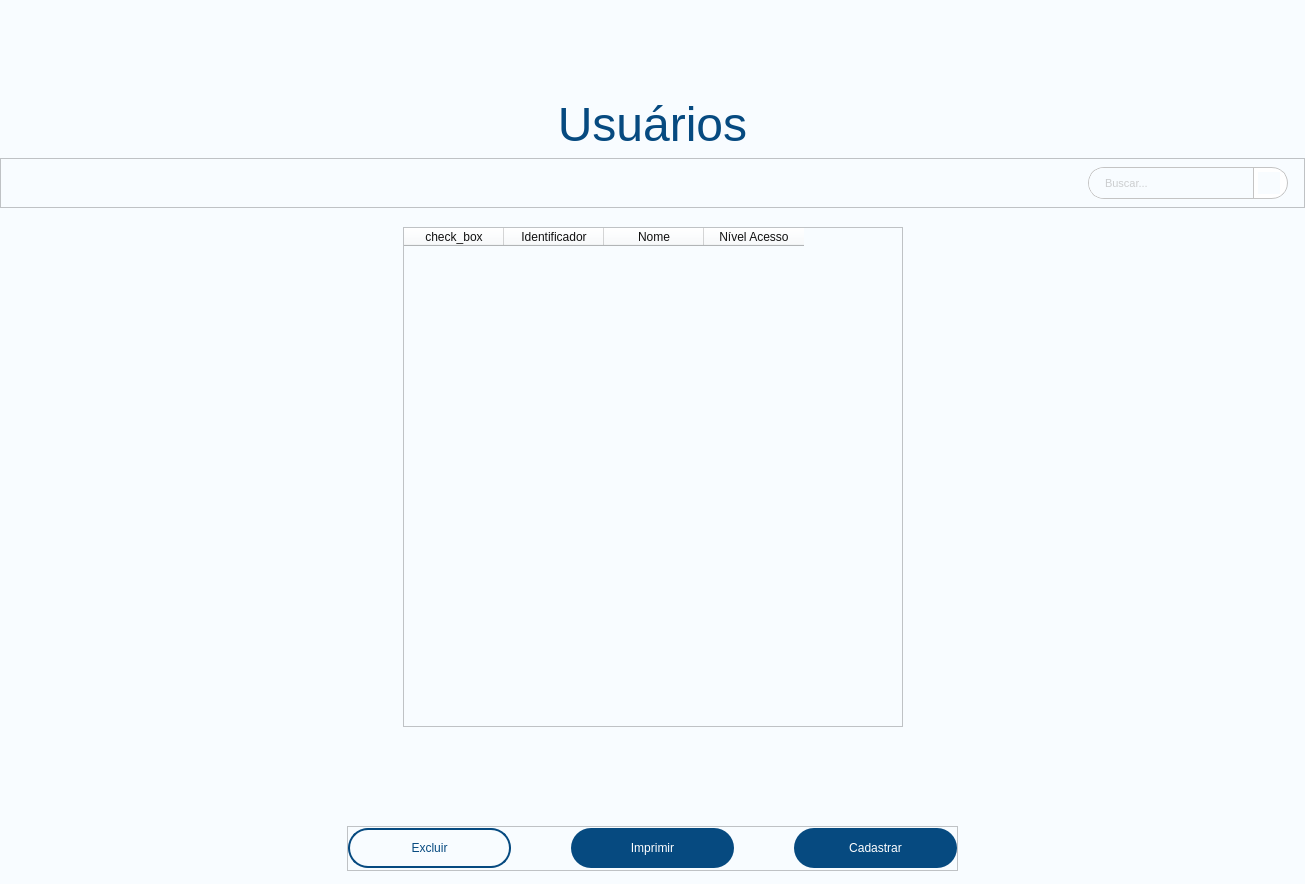
          <widget class="QWidget" name="lista_usuario">
           <property name="styleSheet">
            <string notr="true">background-color: rgb(248, 252, 255);</string>
           </property>
           <layout class="QVBoxLayout" name="verticalLayout_12">
            <property name="spacing">
             <number>0</number>
            </property>
            <property name="leftMargin">
             <number>0</number>
            </property>
            <property name="topMargin">
             <number>0</number>
            </property>
            <property name="rightMargin">
             <number>0</number>
            </property>
            <property name="bottomMargin">
             <number>0</number>
            </property>
            <item>
             <layout class="QVBoxLayout" name="centro">
              <property name="spacing">
               <number>6</number>
              </property>
              <item>
               <spacer name="verticalSpacer_4">
                <property name="orientation">
                 <enum>Qt::Vertical</enum>
                </property>
                <property name="sizeHint" stdset="0">
                 <size>
                  <width>20</width>
                  <height>97</height>
                 </size>
                </property>
               </spacer>
              </item>
              <item>
               <widget class="QLabel" name="title_usuarios">
                <property name="font">
                 <font>
                  <pointsize>36</pointsize>
                  <italic>false</italic>
                  <bold>false</bold>
                 </font>
                </property>
                <property name="styleSheet">
                 <string notr="true">color: rgb(6, 74, 128);</string>
                </property>
                <property name="text">
                 <string>Usuários</string>
                </property>
                <property name="alignment">
                 <set>Qt::AlignCenter</set>
                </property>
               </widget>
              </item>
              <item>
               <widget class="QFrame" name="mainFrame_searchBox">
                <property name="minimumSize">
                 <size>
                  <width>200</width>
                  <height>50</height>
                 </size>
                </property>
                <property name="styleSheet">
                 <string notr="true"/>
                </property>
                <property name="frameShape">
                 <enum>QFrame::StyledPanel</enum>
                </property>
                <property name="frameShadow">
                 <enum>QFrame::Raised</enum>
                </property>
                <layout class="QHBoxLayout" name="horizontalLayout_5">
                 <property name="spacing">
                  <number>0</number>
                 </property>
                 <property name="leftMargin">
                  <number>0</number>
                 </property>
                 <property name="topMargin">
                  <number>0</number>
                 </property>
                 <property name="rightMargin">
                  <number>16</number>
                 </property>
                 <property name="bottomMargin">
                  <number>0</number>
                 </property>
                 <item>
                  <spacer name="horizontalSpacer_7">
                   <property name="orientation">
                    <enum>Qt::Horizontal</enum>
                   </property>
                   <property name="sizeHint" stdset="0">
                    <size>
                     <width>1065</width>
                     <height>20</height>
                    </size>
                   </property>
                  </spacer>
                 </item>
                 <item>
                  <widget class="QFrame" name="search_box_2">
                   <property name="minimumSize">
                    <size>
                     <width>200</width>
                     <height>32</height>
                    </size>
                   </property>
                   <property name="maximumSize">
                    <size>
                     <width>200</width>
                     <height>32</height>
                    </size>
                   </property>
                   <property name="font">
                    <font>
                     <pointsize>8</pointsize>
                    </font>
                   </property>
                   <property name="styleSheet">
                    <string notr="true">QFrame{border: 1px solid #c4c4c4; border-radius: 16px; background-color: #fff}QLineEdit{border-radius: 15px}</string>
                   </property>
                   <property name="frameShape">
                    <enum>QFrame::StyledPanel</enum>
                   </property>
                   <property name="frameShadow">
                    <enum>QFrame::Raised</enum>
                   </property>
                   <widget class="QLineEdit" name="lineEdit_busca_usuarios">
                    <property name="geometry">
                     <rect>
                      <x>1</x>
                      <y>1</y>
                      <width>165</width>
                      <height>30</height>
                     </rect>
                    </property>
                    <property name="minimumSize">
                     <size>
                      <width>165</width>
                      <height>30</height>
                     </size>
                    </property>
                    <property name="maximumSize">
                     <size>
                      <width>16777215</width>
                      <height>16777215</height>
                     </size>
                    </property>
                    <property name="font">
                     <font>
                      <pointsize>8</pointsize>
                     </font>
                    </property>
                    <property name="styleSheet">
                     <string notr="true">QLineEdit{border-top-right-radius:0px;border-bottom-right-radius:0px;border-right:1px solid #c4c4c4;
padding-left: 14px; color: #A0A0A0;}</string>
                    </property>
                    <property name="placeholderText">
                     <string>Buscar...</string>
                    </property>
                   </widget>
                   <widget class="QToolButton" name="btn_busca_usuarios">
                    <property name="geometry">
                     <rect>
                      <x>170</x>
                      <y>5</y>
                      <width>22</width>
                      <height>22</height>
                     </rect>
                    </property>
                    <property name="styleSheet">
                     <string notr="true">QToolButton{ border:hidden}</string>
                    </property>
                    <property name="text">
                     <string/>
                    </property>
                    <property name="icon">
                     <iconset>
                      <normaloff>icons/search_black_18dp.svg</normaloff>icons/search_black_18dp.svg</iconset>
                    </property>
                    <property name="iconSize">
                     <size>
                      <width>18</width>
                      <height>18</height>
                     </size>
                    </property>
                   </widget>
                  </widget>
                 </item>
                </layout>
               </widget>
              </item>
              <item>
               <spacer name="verticalSpacer_5">
                <property name="orientation">
                 <enum>Qt::Vertical</enum>
                </property>
                <property name="sizeHint" stdset="0">
                 <size>
                  <width>1293</width>
                  <height>13</height>
                 </size>
                </property>
               </spacer>
              </item>
              <item>
               <layout class="QHBoxLayout" name="layout_table">
                <item>
                 <spacer name="horizontalSpacer_5">
                  <property name="orientation">
                   <enum>Qt::Horizontal</enum>
                  </property>
                  <property name="sizeHint" stdset="0">
                   <size>
                    <width>199</width>
                    <height>0</height>
                   </size>
                  </property>
                 </spacer>
                </item>
                <item>
                 <widget class="QTableWidget" name="table_lista_usuarios">
                  <property name="minimumSize">
                   <size>
                    <width>500</width>
                    <height>500</height>
                   </size>
                  </property>
                  <property name="maximumSize">
                   <size>
                    <width>800</width>
                    <height>800</height>
                   </size>
                  </property>
                  <property name="styleSheet">
                   <string notr="true">color: rgb(17, 17, 17);</string>
                  </property>
                  <column>
                   <property name="text">
                    <string>check_box</string>
                   </property>
                  </column>
                  <column>
                   <property name="text">
                    <string>Identificador</string>
                   </property>
                  </column>
                  <column>
                   <property name="text">
                    <string>Nome</string>
                   </property>
                  </column>
                  <column>
                   <property name="text">
                    <string>Nível Acesso</string>
                   </property>
                  </column>
                 </widget>
                </item>
                <item>
                 <spacer name="horizontalSpacer_6">
                  <property name="orientation">
                   <enum>Qt::Horizontal</enum>
                  </property>
                  <property name="sizeHint" stdset="0">
                   <size>
                    <width>199</width>
                    <height>20</height>
                   </size>
                  </property>
                 </spacer>
                </item>
               </layout>
              </item>
              <item>
               <spacer name="verticalSpacer_6">
                <property name="orientation">
                 <enum>Qt::Vertical</enum>
                </property>
                <property name="sizeHint" stdset="0">
                 <size>
                  <width>10</width>
                  <height>93</height>
                 </size>
                </property>
               </spacer>
              </item>
              <item>
               <layout class="QHBoxLayout" name="layout_btn">
                <item>
                 <spacer name="horizontalSpacer_4">
                  <property name="orientation">
                   <enum>Qt::Horizontal</enum>
                  </property>
                  <property name="sizeHint" stdset="0">
                   <size>
                    <width>347</width>
                    <height>20</height>
                   </size>
                  </property>
                 </spacer>
                </item>
                <item>
                 <widget class="QFrame" name="frame_btns">
                  <property name="minimumSize">
                   <size>
                    <width>600</width>
                    <height>45</height>
                   </size>
                  </property>
                  <property name="frameShape">
                   <enum>QFrame::StyledPanel</enum>
                  </property>
                  <property name="frameShadow">
                   <enum>QFrame::Raised</enum>
                  </property>
                  <layout class="QHBoxLayout" name="horizontalLayout_13">
                   <property name="spacing">
                    <number>0</number>
                   </property>
                   <property name="leftMargin">
                    <number>0</number>
                   </property>
                   <property name="topMargin">
                    <number>0</number>
                   </property>
                   <property name="rightMargin">
                    <number>0</number>
                   </property>
                   <property name="bottomMargin">
                    <number>0</number>
                   </property>
                   <item>
                    <widget class="QPushButton" name="btn_exc_usuarios">
                     <property name="minimumSize">
                      <size>
                       <width>163</width>
                       <height>40</height>
                      </size>
                     </property>
                     <property name="maximumSize">
                      <size>
                       <width>163</width>
                       <height>40</height>
                      </size>
                     </property>
                     <property name="styleSheet">
                      <string notr="true">border-radius: 20px;
font: 16pt &quot;Aldrich&quot;;
border: 2px solid;
color: rgb(6, 74, 128);
border-color: rgb(6, 74, 128);</string>
                     </property>
                     <property name="text">
                      <string>Excluir</string>
                     </property>
                    </widget>
                   </item>
                   <item>
                    <spacer name="horizontalSpacer_8">
                     <property name="orientation">
                      <enum>Qt::Horizontal</enum>
                     </property>
                     <property name="sizeHint" stdset="0">
                      <size>
                       <width>60</width>
                       <height>20</height>
                      </size>
                     </property>
                    </spacer>
                   </item>
                   <item>
                    <widget class="QPushButton" name="btn_imp_usuarios">
                     <property name="minimumSize">
                      <size>
                       <width>163</width>
                       <height>40</height>
                      </size>
                     </property>
                     <property name="maximumSize">
                      <size>
                       <width>163</width>
                       <height>40</height>
                      </size>
                     </property>
                     <property name="styleSheet">
                      <string notr="true">border-radius: 20px;
font: 16pt &quot;Aldrich&quot;;
color: #fff;
background-color: rgb(6, 74, 128);</string>
                     </property>
                     <property name="text">
                      <string>Imprimir</string>
                     </property>
                    </widget>
                   </item>
                   <item>
                    <spacer name="horizontalSpacer_9">
                     <property name="orientation">
                      <enum>Qt::Horizontal</enum>
                     </property>
                     <property name="sizeHint" stdset="0">
                      <size>
                       <width>60</width>
                       <height>20</height>
                      </size>
                     </property>
                    </spacer>
                   </item>
                   <item>
                    <widget class="QPushButton" name="btn_cad_usuarios">
                     <property name="minimumSize">
                      <size>
                       <width>163</width>
                       <height>40</height>
                      </size>
                     </property>
                     <property name="maximumSize">
                      <size>
                       <width>163</width>
                       <height>40</height>
                      </size>
                     </property>
                     <property name="styleSheet">
                      <string notr="true">border-radius: 20px;
font: 16pt &quot;Aldrich&quot;;
color: #fff;
background-color: rgb(6, 74, 128);</string>
                     </property>
                     <property name="text">
                      <string>Cadastrar</string>
                     </property>
                    </widget>
                   </item>
                  </layout>
                 </widget>
                </item>
                <item>
                 <spacer name="horizontalSpacer_10">
                  <property name="orientation">
                   <enum>Qt::Horizontal</enum>
                  </property>
                  <property name="sizeHint" stdset="0">
                   <size>
                    <width>347</width>
                    <height>20</height>
                   </size>
                  </property>
                 </spacer>
                </item>
               </layout>
              </item>
              <item>
               <spacer name="verticalSpacer_7">
                <property name="orientation">
                 <enum>Qt::Vertical</enum>
                </property>
                <property name="sizeHint" stdset="0">
                 <size>
                  <width>1293</width>
                  <height>13</height>
                 </size>
                </property>
               </spacer>
              </item>
             </layout>
            </item>
           </layout>
          </widget>
